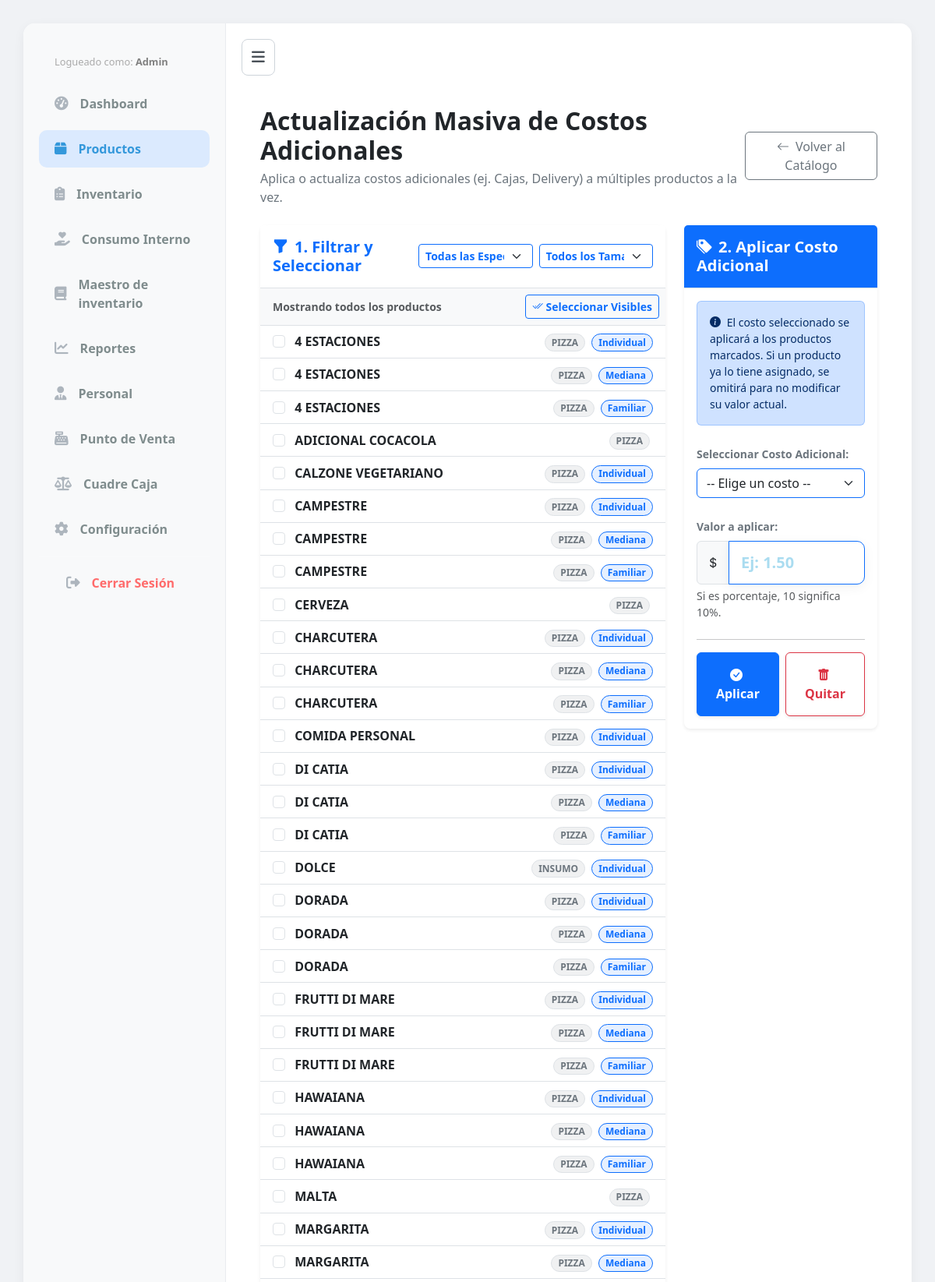
/productos/costo-masivo/ (signed in, upper part), run on the app's committed database.
### tables/models.py (models this page shows, shortened)
class Producto(models.Model):
    OPCIONES_TAMANO = [
        ('IND', 'Individual'),
        ('MED', 'Mediana'),
        ('FAM', 'Familiar'),
        ('UNI', 'Único/Bebida'),
    ]
    OPCIONES_IVA = [
        (Decimal('16.00'), 'General (16%)'),
        (Decimal('8.00'), 'Reducido (8%)'),
        (Decimal('31.00'), 'Lujo (31%)'),
        (Decimal('0.00'), 'Exento (0%)'),
    ]
    codigo = models.CharField(max_length=50, blank=True, null=True, verbose_name="Código de Producto")
    nombre = models.CharField(max_length=100)
    precio = models.DecimalField(max_digits=10, decimal_places=2, verbose_name="Precio Venta ($)")
    tamano = models.CharField(max_length=3, choices=OPCIONES_TAMANO, default='UNI')
    categoria = models.ForeignKey(Categoria, on_delete=models.CASCADE, related_name='productos')
    tasa_iva = models.DecimalField(
        max_digits=5,
        decimal_places=2,
        choices=OPCIONES_IVA,
        default=Decimal('16.00'),
        verbose_name="Alícuota IVA"
    )
    costo_materia_prima = models.DecimalField(max_digits=10, decimal_places=2, default=0.00, verbose_name="Costo Ingredientes ($)")

class Categoria(models.Model):
    nombre = models.CharField(max_length=50) # Ej: IND, MED, FAM, BEBIDAS

### tables/views.py (the view, shortened to what this page needs)
# urls.py: path('productos/costo-masivo/', views.bulk_cost_update, name='bulk_cost_update'),
@staff_member_required
def bulk_cost_update(request):
    context = {
        'categorias': Categoria.objects.all(),
        'tamanos': Producto.OPCIONES_TAMANO,
        'productos': Producto.objects.all().select_related('categoria').order_by('nombre'),
        'costos_adicionales': CostoAdicional.objects.all().order_by('nombre'),
    }
    return render(request, 'products/bulk_cost_update.html', context)

### core/context_processors.py (called while the page is built)
def configuracion_global(request):
    return {
        'config': Configuracion.get_solo()
    }

### core/models.py (called while the page is built)
    @classmethod
    def get_solo(cls):
        obj, created = cls.objects.get_or_create(id=1)
        return obj

### tables/templates/products/bulk_cost_update.html (shortened to what this page needs)
{% extends 'base.html' %}
{% load static %}
{% block content %}
<link href="https://cdn.jsdelivr.net/npm/bootstrap@5.3.0/dist/css/bootstrap.min.css" rel="stylesheet">
<link rel="stylesheet" href="https://cdn.jsdelivr.net/npm/bootstrap-icons@1.11.1/font/bootstrap-icons.css">
<div class="container-fluid p-4">
    <div class="d-flex justify-content-between align-items-center mb-4">
        <div>
            <h2 class="fw-bold text-dark mb-1">Actualización Masiva de Costos Adicionales</h2>
            <p class="text-secondary m-0">Aplica o actualiza costos adicionales (ej. Cajas, Delivery) a múltiples productos a la vez.</p>
        </div>
        <a href="{% url 'product_list' %}" class="btn btn-outline-secondary">
            <i class="bi bi-arrow-left me-2"></i>Volver al Catálogo
        </a>
    </div>
    <form method="POST" id="form-masivo">
        <div class="row g-4">
            <div class="col-md-8">
                <div class="card border-0 shadow-sm rounded-3 h-100">
                    <div class="card-header bg-white py-3 border-bottom d-flex justify-content-between align-items-center">
                        <h5 class="m-0 fw-bold text-primary"><i class="bi bi-funnel-fill me-2"></i>1. Filtrar y Seleccionar</h5>
                        <div class="d-flex gap-2">
                            <select id="filter-categoria" class="form-select form-select-sm border-primary text-primary fw-bold" onchange="filtrarProductos()">
                                <option value="">Todas las Especialidades</option>
                            </select>
                            <select id="filter-tamano" class="form-select form-select-sm border-primary text-primary fw-bold" onchange="filtrarProductos()">
                                <option value="">Todos los Tamaños</option>
                            </select>
                        </div>
                    </div>
                    <div class="card-body p-0">
                        <div class="bg-light p-2 border-bottom d-flex justify-content-between align-items-center">
                            <span class="small text-muted fw-bold ps-2" id="contador-visibles">Mostrando todos los productos</span>
                            <button type="button" class="btn btn-sm btn-outline-primary fw-bold" onclick="seleccionarTodos()">
                                <i class="bi bi-check2-all"></i> Seleccionar Visibles
                            </button>
                        </div>
                        <div class="list-group list-group-flush" style="max-height: calc(100vh - 300px); overflow-y: auto;">
                            {% for p in productos %}
                            <label class="list-group-item prod-item d-flex justify-content-between align-items-center"
                                   data-categoria="{{ p.categoria.id }}"
                                   data-tamano="{{ p.tamano }}"
                                   style="cursor: pointer;">
                                <div>
                                    <input class="form-check-input me-2 checkbox-producto" type="checkbox" name="productos" value="{{ p.id }}">
                                    <span class="fw-bold text-dark">{{ p.nombre }}</span>
                                </div>
                                <div>
                                    <span class="badge bg-secondary bg-opacity-10 text-secondary border px-2 rounded-pill me-1">{{ p.categoria.nombre }}</span>
                                    {% if p.tamano != 'UNI' %}
                                        <span class="badge bg-primary bg-opacity-10 text-primary border border-primary px-2 rounded-pill">{{ p.get_tamano_display }}</span>
                                    {% endif %}
                                </div>
                            </label>
                            {% empty %}
                            <div class="text-center p-4 text-muted">No hay productos registrados.</div>
                            {% endfor %}
                        </div>
                    </div>
                </div>
            </div>
            <div class="col-md-4">
                <div class="card border-0 shadow-sm rounded-3 position-sticky" style="top: 20px;">
                    <div class="card-header bg-primary text-white py-3 border-bottom">
                        <h5 class="m-0 fw-bold"><i class="bi bi-tags-fill me-2"></i>2. Aplicar Costo Adicional</h5>
                    </div>
                    <div class="card-body">
                        <div class="alert alert-primary bg-opacity-10 border-primary border-opacity-25 small mb-4">
                            <i class="bi bi-info-circle-fill me-1"></i>
                            El costo seleccionado se aplicará a los productos marcados. Si un producto ya lo tiene asignado, se omitirá para no modificar su valor actual.
                        </div>
                        <div class="mb-4">
                            <label class="form-label fw-bold text-secondary small">Seleccionar Costo Adicional:</label>
                            <select name="costo_id" id="select-costo" class="form-select border-primary" onchange="actualizarHintCosto()" required>
                                <option value="">-- Elige un costo --</option>
                            </select>
                        </div>
                        <div class="mb-4">
                            <label class="form-label fw-bold text-secondary small">Valor a aplicar:</label>
                            <div class="input-group">
                                <span class="input-group-text bg-light" id="icono-valor"><i class="bi bi-currency-dollar"></i></span>
                                <input type="number" step="0.0001" min="0" name="valor_aplicado" id="input-valor" class="form-control form-control-lg border-primary fw-bold text-primary" placeholder="Ej: 1.50" required>
                            </div>
                            <div class="form-text mt-1" id="hint-valor">Si es porcentaje, 10 significa 10%.</div>
                        </div>
                        <hr>
                        <div class="d-flex gap-2">
                            <button type="button" class="btn btn-primary flex-grow-1 py-3 fw-bold shadow-sm" onclick="confirmarAccion('aplicar')">
                                <i class="bi bi-check-circle-fill me-1"></i> Aplicar
                            </button>
                            <button type="button" class="btn btn-outline-danger flex-grow-1 py-3 fw-bold shadow-sm" onclick="confirmarAccion('eliminar')" title="Eliminar este costo">
                                <i class="bi bi-trash-fill me-1"></i> Quitar
                            </button>
                        </div>
                    </div>
                </div>
            </div>
        </div>
    </form>
</div>
{% endblock %}

### templates/base.html (shortened to what this page needs)
{% load static %}
<!DOCTYPE html>
<html lang="es">
<head>
    <link rel="stylesheet" href="{% static 'css/style.css' %}">
    <link rel="stylesheet" href="https://cdnjs.cloudflare.com/ajax/libs/font-awesome/6.4.0/css/all.min.css">
</head>
<body class="light-theme">
    <div class="dashboard-layout">
        <div class="main-app-container card-style">
            <aside class="sidebar">
                <nav class="sidebar-nav" style="position: relative;">
                    <div id="sidebar-active-pill" class="sidebar-active-pill"></div>
                    <div style="padding: 10px 20px; color: #aaa; font-size: 0.8em; position: relative; z-index: 1;">
                            Logueado como: <strong style="color: grey;">{{ user.username|title }}</strong>
                    </div>
                    <a href="{% url 'panel_control' %}" class="sidebar-link">
                       <i class="fas fa-tachometer-alt"></i> Dashboard
                    </a>
                    <a href="{% url 'product_list' %}" class="sidebar-link">
                       <i class="fas fa-box"></i> Productos
                    </a>
                    <a href="{% url 'inventory_index' %}" class="sidebar-link">
                       <i class="fas fa-clipboard-list"></i> Inventario
                    </a>
                    <a href="{% url 'salidas_especiales' %}" class="sidebar-link">
                        <i class="fas fa-hand-holding-heart"></i> Consumo Interno
                    </a>
                    <a href="{% url 'maestro_list' %}" class="sidebar-link">
                        <i class="fas fa-book"></i> Maestro de inventario
                    </a>
                    <a href="{% url 'reportes_index' %}" class="sidebar-link">
                        <i class="fas fa-chart-line"></i> Reportes
                    </a>
                    {% if request.user.is_superuser or request.user.is_staff %}
                        <a href="{% url 'staff_list' %}" class="sidebar-link">
                        <i class="fas fa-user-tie"></i> Personal
                        </a>
                    {% endif %}
                    <a href="{% url 'index' %}" class="sidebar-link">
                       <i class="fas fa-cash-register"></i> Punto de Venta
                    </a>
                    <a href="{% url 'cuadre_caja_list' %}" class="sidebar-link">
                        <i class="fas fa-balance-scale"></i> Cuadre Caja
                    </a>
                    <a href="{% url 'configuracion_menu' %}" class="sidebar-link">
                        <i class="fas fa-cog"></i> Configuración
                    </a>
                    <div style="margin-top: auto; border-top: 1px solid rgba(255,255,255,0.1); padding-top: 10px;">
                        <form action="{% url 'logout' %}" method="post" style="padding: 0 15px;">
                            <button type="submit" class="sidebar-link" style="background: none; border: none; width: 100%; text-align: left; color: #ff6b6b; cursor: pointer;">
                                <i class="fas fa-sign-out-alt"></i> Cerrar Sesión
                            </button>
                        </form>
                    </div>
                </nav>
            </aside>
            <main class="main-content-area">
                <div style="margin-bottom: 15px;">
                    <button id="toggleSidebarBtn" class="sidebar-toggle-btn" title="Ocultar/Mostrar Menú">
                        <i class="fas fa-bars"></i>
                    </button>
                </div>
                <div class="standard-page-layout">
                    {% block content %}
                    {% endblock %}
                </div>
            </main>
        </div>
    </div>
</body>
</html>

### tables/static/css/style.css (style rules this page uses)
:root { --bg-color: #f4f7f6; --success-color: #28a745; --danger-color: #dc3545; --text-dark: #343a40; --card-text: white; }
*, *::before, *::after { box-sizing: border-box; }
html, body { min-height: 100vh; margin: 0; padding: 0; font-family: -apple-system, BlinkMacSystemFont, "Segoe UI", Roboto, Helvetica, Arial, sans-serif; background-color: var(--bg-color); color: var(--text-dark); }
:root { --light-bg: #f0f2f5; --white-card: #ffffff; --primary-blue: #3498db; --light-blue-btn: #87CEEB; --text-gray: #7f8c8d; --shadow-soft: 0 4px 15px rgba(0,0,0,0.05); --border-radius-card: 15px; --border-radius-btn: 10px; }
html.light-theme, body.light-theme { background-color: var(--light-bg); }
.card-style { background-color: var(--white-card); border-radius: var(--border-radius-card); box-shadow: var(--shadow-soft); padding: 20px; }
.input-group input { width: 100%; padding: 12px 15px; border: 1px solid transparent; background-color: var(--white-card); border-radius: var(--border-radius-btn); box-shadow: var(--shadow-soft); outline: none; color: var(--primary-blue); font-weight: 500; }
.input-group input::placeholder { color: var(--light-blue-btn); opacity: 0.7; }
.dashboard-layout { min-height: 100vh; display: flex; justify-content: center; align-items: flex-start; padding: 30px; }
.main-app-container { display: flex; width: 100%; max-width: 1400px; padding: 0 !important; overflow: hidden; }
.sidebar { width: 260px; flex-shrink: 0; padding: 30px 20px; background-color: #f8f9fa; border-right: 1px solid #e9ecef; transition: width 0.3s ease, padding 0.3s ease, opacity 0.3s ease; overflow: hidden; }
.sidebar-nav { display: flex; flex-direction: column; gap: 10px; position: relative; }
.sidebar-active-pill { position: absolute; left: 0; width: 100%; background-color: #dbeafe; border-radius: 10px; z-index: 0; pointer-events: none; opacity: 0; }
.sidebar-link { display: flex; align-items: center; gap: 15px; text-decoration: none; color: var(--text-gray); font-weight: 600; padding: 12px 20px; border-radius: 10px; transition: all 0.2s ease; position: relative; z-index: 1; background-color: transparent !important; }
.sidebar-link i { font-size: 1.1rem; color: #adb5bd; transition: color 0.2s ease; }
.sidebar-link.active { color: var(--primary-blue); }
.sidebar-link.active i { color: var(--primary-blue); }
.sidebar-toggle-btn { background: white; color: #495057; border: 1px solid #ced4da; border-radius: 8px; padding: 8px 12px; cursor: pointer; font-size: 1.2rem; transition: all 0.2s ease; }
.main-content-area { flex-grow: 1; padding: 20px; background-color: transparent; animation: moduleFadeIn 0.4s cubic-bezier(0.16, 1, 0.3, 1) forwards; overflow-y: auto; }
.standard-page-layout { width: 100%; max-width: 1400px; margin: 0 auto; }

### tables/templates/products/bulk_cost_update.html (style rules this page uses)
.prod-item { transition: all 0.2s; }

### data on the page
Producto: nombre "4 ESTACIONES", categoria.nombre "PIZZA", tamano "Individual"
Producto: nombre "4 ESTACIONES", categoria.nombre "PIZZA", tamano "Mediana"
Producto: nombre "4 ESTACIONES", categoria.nombre "PIZZA", tamano "Familiar"
Producto: nombre "ADICIONAL COCACOLA", categoria.nombre "PIZZA"
Producto: nombre "CALZONE VEGETARIANO", categoria.nombre "PIZZA", tamano "Individual"
Producto: nombre "CAMPESTRE", categoria.nombre "PIZZA", tamano "Individual"
Producto: nombre "CAMPESTRE", categoria.nombre "PIZZA", tamano "Mediana"
Producto: nombre "CAMPESTRE", categoria.nombre "PIZZA", tamano "Familiar"
Producto: nombre "CERVEZA", categoria.nombre "PIZZA"
Producto: nombre "CHARCUTERA", categoria.nombre "PIZZA", tamano "Individual"
Producto: nombre "CHARCUTERA", categoria.nombre "PIZZA", tamano "Mediana"
Producto: nombre "CHARCUTERA", categoria.nombre "PIZZA", tamano "Familiar"
Producto: nombre "COMIDA PERSONAL", categoria.nombre "PIZZA", tamano "Individual"
Producto: nombre "DI CATIA", categoria.nombre "PIZZA", tamano "Individual"
Producto: nombre "DI CATIA", categoria.nombre "PIZZA", tamano "Mediana"
Producto: nombre "DI CATIA", categoria.nombre "PIZZA", tamano "Familiar"
Producto: nombre "DOLCE", categoria.nombre "INSUMO", tamano "Individual"
Producto: nombre "DORADA", categoria.nombre "PIZZA", tamano "Individual"
Producto: nombre "DORADA", categoria.nombre "PIZZA", tamano "Mediana"
Producto: nombre "DORADA", categoria.nombre "PIZZA", tamano "Familiar"
Producto: nombre "FRUTTI DI MARE", categoria.nombre "PIZZA", tamano "Individual"
Producto: nombre "FRUTTI DI MARE", categoria.nombre "PIZZA", tamano "Mediana"
Producto: nombre "FRUTTI DI MARE", categoria.nombre "PIZZA", tamano "Familiar"
Producto: nombre "HAWAIANA", categoria.nombre "PIZZA", tamano "Individual"
Producto: nombre "HAWAIANA", categoria.nombre "PIZZA", tamano "Mediana"
Producto: nombre "HAWAIANA", categoria.nombre "PIZZA", tamano "Familiar"
Producto: nombre "MALTA", categoria.nombre "PIZZA"
Producto: nombre "MARGARITA", categoria.nombre "PIZZA", tamano "Individual"
Producto: nombre "MARGARITA", categoria.nombre "PIZZA", tamano "Mediana"

### other printed values
{{ user.username|title }} "Admin"
